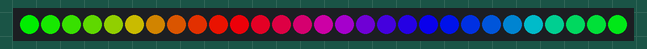
A sketch run on a simulated Arduino Nano, built with avr-gcc and run on an emulated ATmega328P. Parts: 29 RGB LEDs in strip order, left to right. Dim RGB values are drawn brighter than linear.

Above: at 1.15 s.
At 7.58 s:
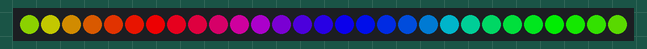
At 10.95 s:
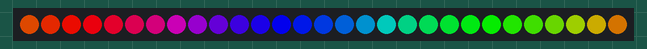
At 20.76 s:
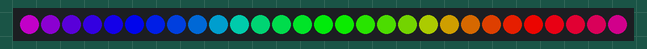
At 30.26 s:
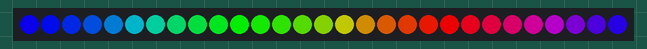
At 39.75 s:
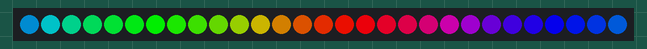

The sketch:

FastLED_NightLamp.ino
```cpp
/* Code for RGB LED strip using FastLED library
 *  Arduino Nano circuit
 *  LED-Type WS2812B
 *  Author: Julia Rainto, 2018
 *  GitHub: juliarainto
 */

#include <FastLED.h>

#define LED_PIN     5
#define NUM_LEDS    29
#define LED_TYPE    WS2812B
// #define COLOR_ORDER GBR
#define COLOR_ORDER GRB
#define BRIGHTNESS  200

CRGB leds[NUM_LEDS];

void setup() {
    delay(1000);
    LEDS.addLeds<LED_TYPE, LED_PIN, COLOR_ORDER>(leds, NUM_LEDS);
    FastLED.setBrightness(BRIGHTNESS);
}

void loop() {
  rainbowCycle(10);
}

void rainbowCycle(int SpeedDelay) {
  byte *c;
  uint16_t i, j;

  for(j=0; j<256*5; j++) { // 5 cycles of all colors on wheel
    for(i=0; i< NUM_LEDS; i++) {
      c=Wheel(((i * 256 / NUM_LEDS) + j) & 255);
      setPixel(i, *c, *(c+1), *(c+2));
    }
    FastLED.show();
    delay(SpeedDelay);
  }
}

byte * Wheel(byte WheelPos) {
  static byte c[3];

  if(WheelPos < 85) {
   c[0]=WheelPos * 3;
   c[1]=255 - WheelPos * 3;
   c[2]=0;
  } else if(WheelPos < 170) {
   WheelPos -= 85;
   c[0]=255 - WheelPos * 3;
   c[1]=0;
   c[2]=WheelPos * 3;
  } else {
   WheelPos -= 170;
   c[0]=0;
   c[1]=WheelPos * 3;
   c[2]=255 - WheelPos * 3;
  }

  return c;
}

void setPixel(int Pixel, byte red, byte green, byte blue) {
 #ifdef ADAFRUIT_NEOPIXEL_H
   // NeoPixel
   strip.setPixelColor(Pixel, strip.Color(red, green, blue));
 #endif
 #ifndef ADAFRUIT_NEOPIXEL_H
   // FastLED
   leds[Pixel].r = red;
   leds[Pixel].g = green;
   leds[Pixel].b = blue;
 #endif
}

void setAll(byte red, byte green, byte blue) {
  for(int i = 0; i < NUM_LEDS; i++ ) {
    setPixel(i, red, green, blue);
  }
  FastLED.show();
}
```
